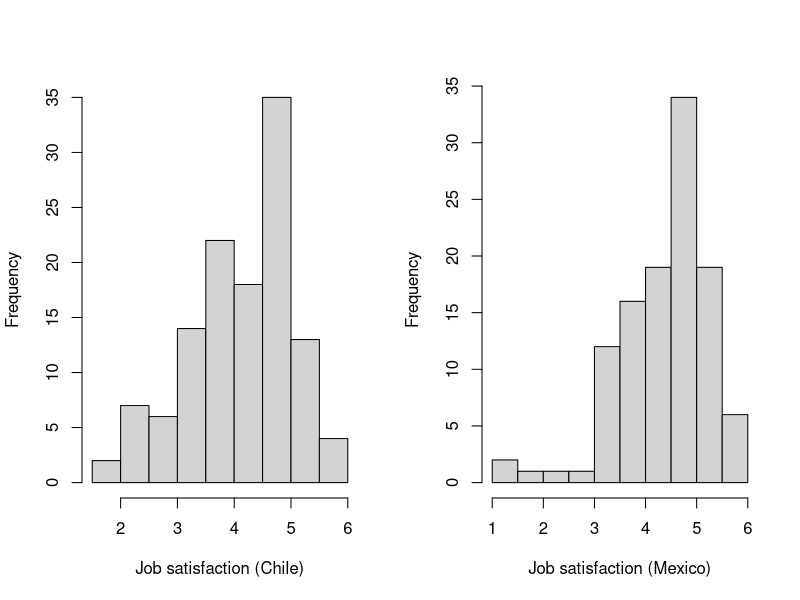
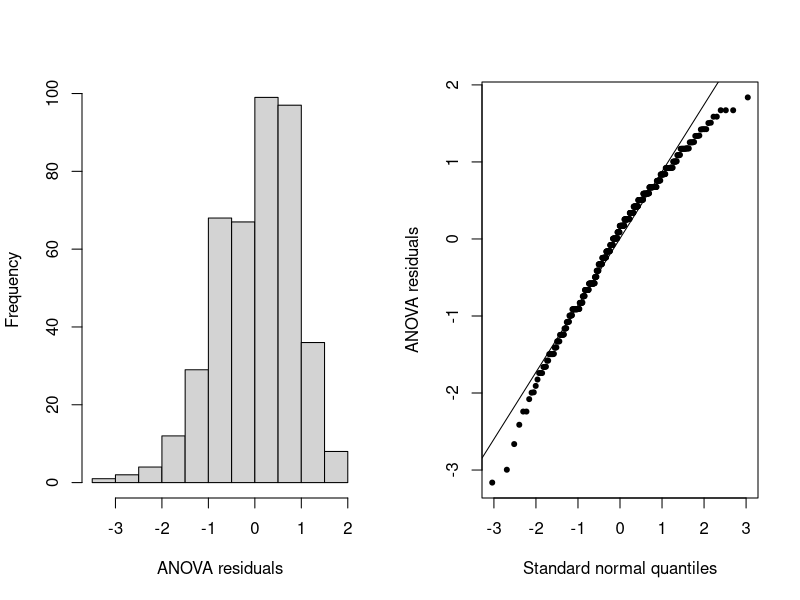

Recreate these plots in R, in order.
## jobsat1 data set ##

# Importing data #
setwd("/Users/miguel/Dropbox/Current jobs/STAT-2016")
df = read.csv("Data/jobsat1.csv")
str(df)

# Formula #
fm = sat ~ country

# t test (equal variances) #
df1 = df[df$country!="SP", ]
t.test(formula=fm, data=df1, var.equal=T)

# t test (alternative) #
t.test(formula=fm, data=df1, var.equal=F)

# Group distributions #
par(mfrow=c(1,2))
hist(df$sat[df$country=="CH"], main="", xlab="Job satisfaction (Chile)")
hist(df$sat[df$country=="ME"], main="", xlab="Job satisfaction (Mexico)")

# One-way ANOVA test #
aov.model = aov(formula=fm, data=df)
summary(aov.model)

# Residual analysis #
hist(aov.model$residuals, main="", xlab="ANOVA residuals")
qqnorm(aov.model$residuals, main="", xlab="Standard normal quantiles", ylab="ANOVA residuals",
  pch=20)
qqline(aov.model$residuals)

# Linear regression (2 groups) #
reg.model1 = lm(formula=fm, data=df1)
summary(reg.model1)

# Linear regression (3 groups) #
reg.model2 = lm(formula=fm, data=df)
summary(reg.model2)
